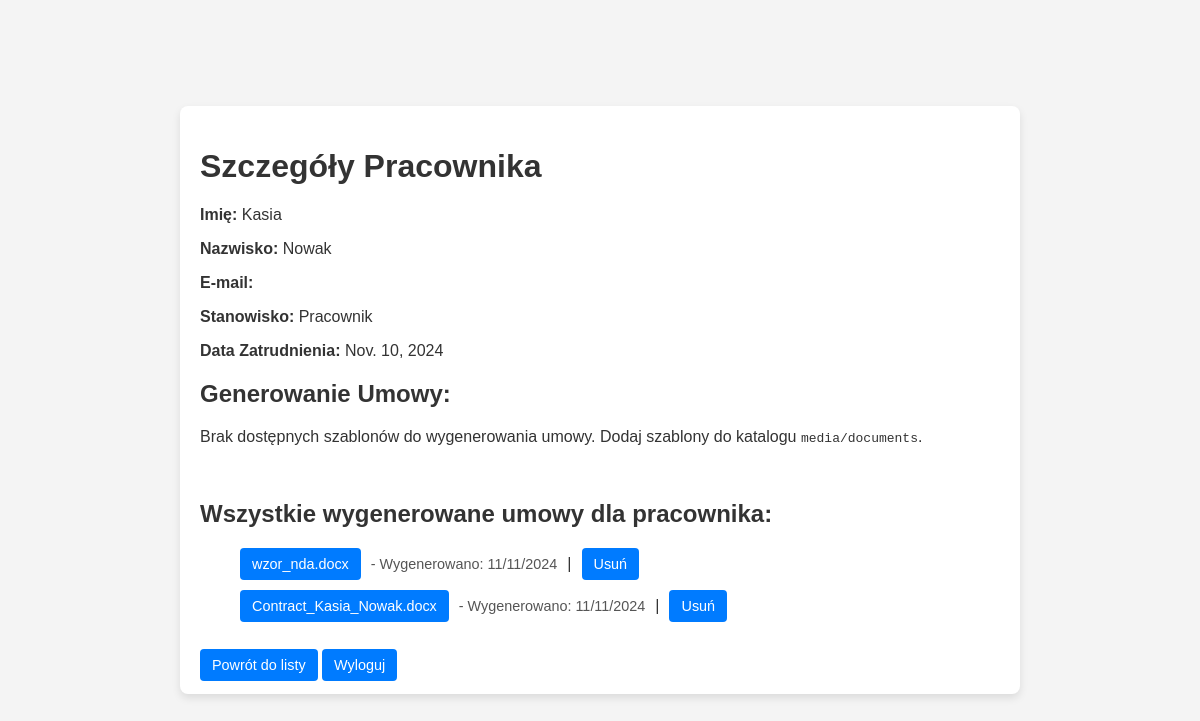
The app's page /employee/2/ (signed in) with its own data.
### employees/models.py (models this page shows, shortened)
class Employee(models.Model):
    user = models.OneToOneField(User, on_delete=models.CASCADE)
    first_name = models.CharField(max_length=50)
    last_name = models.CharField(max_length=50)
    email = models.EmailField(unique=True)
    position = models.CharField(max_length=100)
    hire_date = models.DateField()
    contract_downloaded = models.BooleanField(default=False)

class Contract(models.Model):
    employee = models.ForeignKey(Employee, on_delete=models.CASCADE, related_name='contracts')
    document_path = models.CharField(max_length=255)
    generated_date = models.DateTimeField(default=timezone.now)
    document_name = models.CharField(max_length=255)

### employees/views.py (the view)
# urls.py: path('employee/<int:pk>/', views.employee_detail, name='employee_detail'),
@login_required
def employee_detail(request, pk):
    employee = get_object_or_404(Employee, pk=pk)
    is_admin = request.user.groups.filter(name='Admin').exists()
    templates = [t.name for t in templates_directory.glob("*.docx") if t.is_file()]
    contracts = Contract.objects.filter(employee=employee).order_by('-generated_date')
    if not is_admin and employee.user != request.user:
        raise PermissionDenied
    return render(request, 'employees/employee_detail.html', {
        'employee': employee,
        'is_admin': is_admin,
        'templates': templates,
        'contracts': contracts,
    })

### employees/templates/employees/employee_detail.html (shortened to what this page needs)
<!DOCTYPE html>
<html lang="pl">
<head>
    {% load static %}
    <link rel="stylesheet" href="{% static 'css/style.css' %}">
</head>
<body>
    <div class="container">
        <h1 class="page-title">Szczegóły Pracownika</h1>
        <div class="employee-details">
            <p><strong>Imię:</strong> {{ employee.first_name }}</p>
            <p><strong>Nazwisko:</strong> {{ employee.last_name }}</p>
            <p><strong>E-mail:</strong> {{ employee.email }}</p>
            <p><strong>Stanowisko:</strong> {{ employee.position }}</p>
            <p><strong>Data Zatrudnienia:</strong> {{ employee.hire_date }}</p>
        </div>
        {% if is_admin %}
            <h2 class="section-title">Generowanie Umowy:</h2>
            {% if templates %}
                <form method="post" action="{% url 'employees:generate_contract' employee.id %}" class="form">
                    {% csrf_token %}
                    <label for="template">Wybierz szablon:</label>
                    <select id="template" name="template" required>
                        <option value="">Wybierz...</option>
                        {% for template in templates %}
                            <option value="{{ template }}">{{ template }}</option>
                        {% endfor %}
                    </select>
                    <label for="custom_name">Nazwa dokumentu:</label>
                    <input type="text" id="custom_name" name="custom_name" placeholder="Wprowadź własną nazwę dokumentu">
                    <div id="placeholderFields"></div>
                    <button type="submit" class="button">Generuj Umowę</button>
                </form>
            {% else %}
                <p class="info-text">Brak dostępnych szablonów do wygenerowania umowy. Dodaj szablony do katalogu <code>media/documents</code>.</p>
            {% endif %}
            <br>
            <h2 class="section-title">Wszystkie wygenerowane umowy dla pracownika:</h2>
            {% if contracts %}
                <ul class="contract-list">
                    {% for contract in contracts %}
                        <li>
                            <a href="{{ MEDIA_URL }}{{ contract.document_path }}" class="button">{{ contract.document_name }}</a>
                            <span class="date"> - Wygenerowano: {{ contract.generated_date|date:"d/m/Y" }}</span>
                            | <a href="{% url 'employees:delete_contract' contract.pk %}" class="button danger">Usuń</a>
                        </li>
                    {% endfor %}
                </ul>
            {% else %}
                <p class="info-text">Brak wygenerowanych umów dla tego pracownika.</p>
            {% endif %}
        {% endif %}
        <br>
        <div class="navigation">
            <a href="{% url 'employees:dashboard' %}" class="button">Powrót do listy</a>
            <a href="{% url 'employees:logout' %}" class="button logout">Wyloguj</a>
        </div>
    </div>
</body>
</html>

### static/css/style.css (style rules this page uses)
body { font-family: Arial, sans-serif; background-color: #F7F9FC; margin: 0; color: #333; }
h1, h2 { color: #333; }
.container { width: 90%; max-width: 800px; background-color: #fff; padding: 2rem; border-radius: 8px; box-shadow: 0 4px 8px rgba(0, 0, 0, 0.1); margin-top: 20px; }
.button { background-color: #ff9800; color: white; padding: 0.4rem 0.8rem; border: none; border-radius: 4px; text-decoration: none; font-size: 0.9rem; cursor: pointer; transition: background-color 0.3s ease; }
.logout { margin-top: 2rem; text-align: right; }
body { display: flex; justify-content: center; align-items: center; min-height: 100vh; margin: 0; background-color: #f4f4f4; }
.container { max-width: 800px; margin: 0 auto; padding: 20px; font-family: Arial, sans-serif; }
h2 { color: #333; }
.contract-list li { margin: 10px 0; display: flex; align-items: center; gap: 10px; }
.date { color: #555; font-size: 0.9em; }
.button { text-decoration: none; padding: 8px 12px; background-color: #007BFF; color: #fff; border-radius: 4px; }

### records on screen
Employee: first_name "Kasia", last_name "Nowak", position "Pracownik", hire_date "Nov. 10, 2024"
Contract: document_name "wzor_nda.docx", generated_date "11/11/2024"
Contract: document_name "Contract_Kasia_Nowak.docx", generated_date "11/11/2024"
